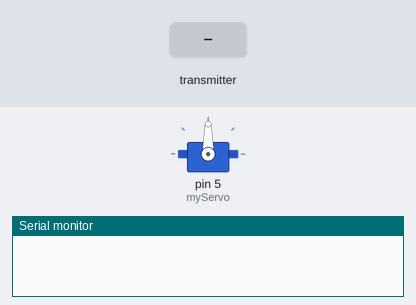
The sketch below on a simulated Arduino Uno, built with avr-gcc and run on an emulated ATmega328P. On the bench: servo, the last lines printed to the serial monitor. The inputs (shaded band) are chosen by the test bench. No radio packets arrive unless stated.

Above: at 1.2 s.
1.3 s: the transmitter starts sending angleV = 0
At 2.1 s:
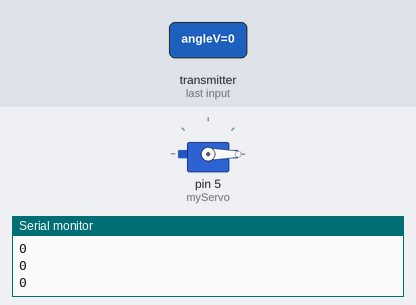
2.8 s: the transmitter starts sending angleV = 45
At 3.3 s:
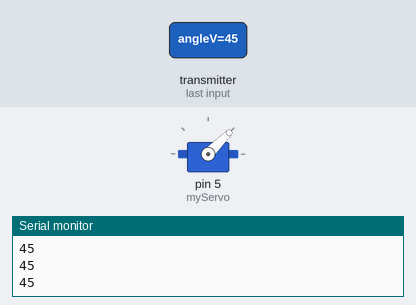
4.3 s: the transmitter starts sending angleV = 180
At 5.5 s:
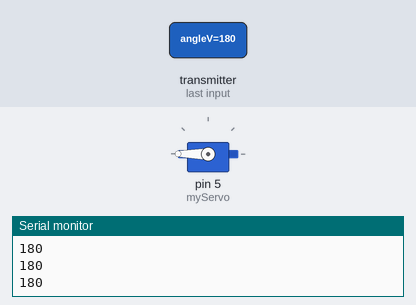
5.8 s: the transmitter starts sending angleV = 90
At 6.8 s:
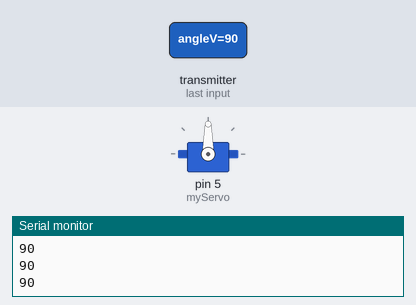
Timing chart, 0 to 8.3 s (numbered marks = the images above; inputs shaded):
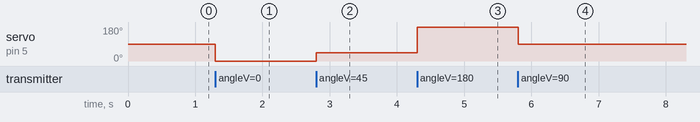

The sketch:

Receiver2.ino
```cpp
//Prateek
//www.prateeks.in

//Receiver

#include <SPI.h>
#include <nRF24L01.h>
#include <RF24.h>
#include <Servo.h>
RF24 radio(9, 10); // CE, CSN
const byte addresses[][6] = {"00001", "00002"};
Servo myServo;
void setup() {
  Serial.begin(9600);

  myServo.attach(5);
  radio.begin();
  radio.openWritingPipe(addresses[0]); // 00001
  radio.openReadingPipe(1, addresses[1]); // 00002
  radio.setPALevel(RF24_PA_MIN);
}
void loop() {
  delay(5);
  radio.startListening();
  if ( radio.available()) {
    while (radio.available()) {
      int angleV = 0;
      radio.read(&angleV, sizeof(angleV));
      myServo.write(angleV);
      Serial.println(angleV);
    }
    delay(5);
    radio.stopListening();
  }
}
```

Measured:
- after the input at 1.3 s, servo on pin 5 (myServo): 90° → 0° at once
- after the input at 2.8 s, servo on pin 5 (myServo): 0° → 45° at once
- after the input at 4.3 s, servo on pin 5 (myServo): 45° → 180° at once
- after the input at 5.8 s, servo on pin 5 (myServo): 180° → 90° at once
